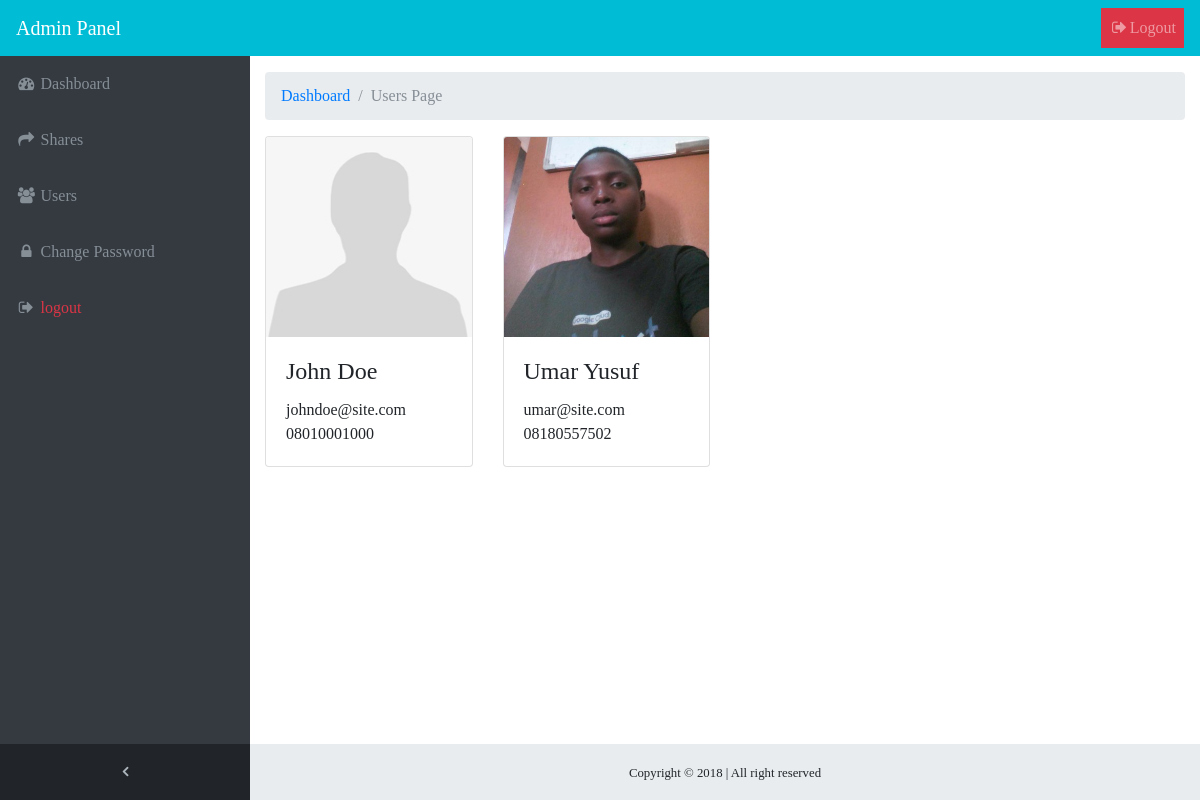
Page /admin/users.php (signed in) on the committed database.
### tables this page shows
CREATE TABLE `users` (
  `id` int(11) NOT NULL,
  `name` varchar(255) NOT NULL,
  `email` varchar(255) NOT NULL,
  `phone` varchar(20) NOT NULL,
  `password` varchar(255) NOT NULL,
  `created_at` datetime NOT NULL DEFAULT CURRENT_TIMESTAMP,
  `picture` varchar(255) NOT NULL DEFAULT 'user.jpg'
);

### admin/users.php (the view, shortened to what this page needs)
<?php
require_once '../config/db.php';
$sql = "SELECT * FROM users ORDER BY id DESC";
if($stmt = $pdo->prepare($sql)) {
	if ($stmt->execute()) {
		if ($stmt->rowCount() > 0) {
			$result = $stmt->fetchAll(PDO::FETCH_ASSOC);
		}else{
			$message = "There is no registered user at the moment";
		}
	}else{
		$message = "Error executing code";
	}
}
require_once 'includes/head.php';
require_once 'includes/nav.php';
?>
<div class="content-wrapper">
	<div class="container-fluid">
    <ol class="breadcrumb">
      <li class="breadcrumb-item">
        <a href="dashboard.php">Dashboard</a>
      </li>
      <li class="breadcrumb-item active">Users Page</li>
    </ol>
		<div class="row">
			<?php foreach ($result as $data): ?>
				<div class="col-md-3 mb-2">
				<div class="card">
					<img src="../assets/images/users/<?php echo $data['picture'] ?>" style="height: 200px" alt="<?php echo $data['name'] ?>" style="height: 250px" class="food-img card-img-top">
					<div class="card-body">
						<h4 class="card-title"><?php echo $data['name']; ?></h4>
						<p class="card-text"><?php echo $data['email']."<br>".$data['phone']; ?></p>
					</div>
				</div>
			</div>
			<?php endforeach ?>
		</div>
	</div>
</div>
<?php require_once 'includes/foot.php'; ?>

### admin/includes/sb-admin.css (style rules this page uses)
html { position: relative; min-height: 100%; }
body { overflow-x: hidden; font-family: ubuntu; }
body.sticky-footer { margin-bottom: 56px; }
body.sticky-footer .content-wrapper { min-height: calc(100vh - 56px - 56px); }
body.fixed-nav { padding-top: 56px; }
.content-wrapper { min-height: calc(100vh - 56px); padding-top: 1rem; }
.content-wrapper { overflow-x: hidden; background: white; }
@media (min-width: 992px) { .content-wrapper { margin-left: 250px; } }

### rows in the picture
users: picture (placeholder picture), name "John Doe", email "johndoe@site.com", phone "08010001000"
users: picture (picture), name "Umar Yusuf", email "umar@site.com", phone "08180557502"
